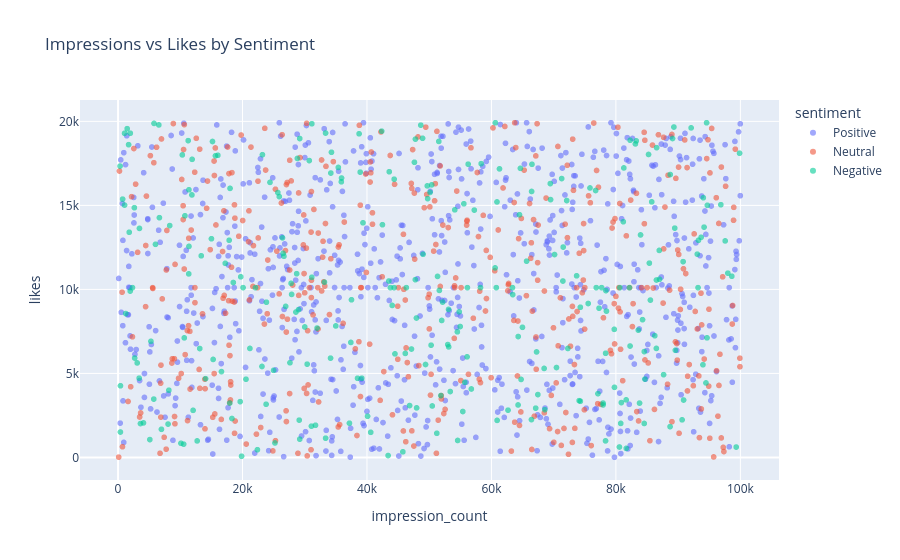

Notebook cell for this chart:
### Code cell
#Interactive scatter - impressions vs likes coloured by sentiment
fig = px.scatter(df.sample(min(1500, len(df)), random_state=2),
                 x=COL["impressions"], y=COL["likes"], color=COL["sentiment"],
                 opacity=.6, title="Impressions vs Likes by Sentiment")
fig.show()

### Figure 1 — Plotly figure (JSON) as saved in the notebook; plotly's stock layout.template omitted (floating-point values rounded to 4 significant figures; data arrays with more than 128 entries replaced by an {"elided": "..."} marker saying what was removed)
{"data": [{"hovertemplate": "sentiment=Positive<br>impression_count=%{x}<br>likes=%{y}<extra></extra>", "legendgroup": "Positive", "marker": {"color": "#636efa", "opacity": 0.6, "symbol": "circle"}, "mode": "markers", "name": "Positive", "showlegend": true, "type": "scattergl", "x": {"elided": "761 int values"}, "xaxis": "x", "y": {"elided": "761 float values"}, "yaxis": "y"}, {"hovertemplate": "sentiment=Neutral<br>impression_count=%{x}<br>likes=%{y}<extra></extra>", "legendgroup": "Neutral", "marker": {"color": "#EF553B", "opacity": 0.6, "symbol": "circle"}, "mode": "markers", "name": "Neutral", "showlegend": true, "type": "scattergl", "x": {"elided": "455 int values"}, "xaxis": "x", "y": {"elided": "455 float values"}, "yaxis": "y"}, {"hovertemplate": "sentiment=Negative<br>impression_count=%{x}<br>likes=%{y}<extra></extra>", "legendgroup": "Negative", "marker": {"color": "#00cc96", "opacity": 0.6, "symbol": "circle"}, "mode": "markers", "name": "Negative", "showlegend": true, "type": "scattergl", "x": {"elided": "284 int values"}, "xaxis": "x", "y": {"elided": "284 float values"}, "yaxis": "y"}], "layout": {"legend": {"title": {"text": "sentiment"}, "tracegroupgap": 0}, "title": {"text": "Impressions vs Likes by Sentiment"}, "xaxis": {"anchor": "y", "domain": [0, 1], "title": {"text": "impression_count"}}, "yaxis": {"anchor": "x", "domain": [0, 1], "title": {"text": "likes"}}}}
